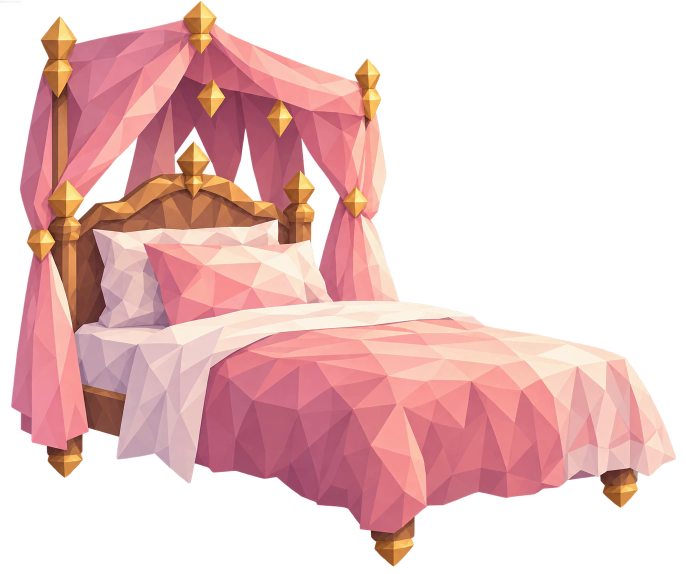
#> input picture assets/room/bed.png, 1371 x 1148 px (shown at 1/2 size)
$ python room-assets.py ../assets/room/bed.png ../assets/room/bed.png
#> lines starting #> are read from the running program, lines starting #| are printed output that depends on the picture; after the words box and inside, x2 and y2 are one past the last pixel; in counts of white or black regions, pixels touching at a corner belong together
"""Cuts an ordered piece of furniture to its own edges and puts it in assets/room/.

    python -X utf8 scripts/room-assets.py art-orders/2026-10-04/furniture/bed/bed.png bed

The drawing comes back on a large canvas with a soft, half-transparent rim. The rim is
cut hard (a glow around a bookcase reads as light on a dark wall), stray specks are
dropped, and the canvas is trimmed to the piece — so its place in lib/room.ts is the
piece itself, not a canvas with a piece somewhere in it. Prints the aspect to put in
lib/furnitureArt.ts.
"""
import sys
from collections import deque
from pathlib import Path

import numpy as np
from PIL import Image

LONG_SIDE = 768  # plenty: the widest piece is under half of a phone-wide scene


def without_specks(solid: np.ndarray) -> np.ndarray:
    """Drops islands far smaller than the piece: leftovers of the generator's background."""
    labels = np.zeros(solid.shape, dtype=np.int32)
    sizes = [0]
    height, width = solid.shape
    for y, x in zip(*np.nonzero(solid)):
        if labels[y, x]:
            continue
        label = len(sizes)
        labels[y, x] = label
        size, queue = 0, deque([(y, x)])
        while queue:
            cy, cx = queue.popleft()
            size += 1
            for ny, nx in ((cy - 1, cx), (cy + 1, cx), (cy, cx - 1), (cy, cx + 1)):
                if 0 <= ny < height and 0 <= nx < width and solid[ny, nx] and not labels[ny, nx]:
                    labels[ny, nx] = label
                    queue.append((ny, nx))
        sizes.append(size)
    keep = [label for label, size in enumerate(sizes) if label and size >= max(sizes) * 0.002]
    return np.isin(labels, keep)


def main() -> None:
    src, piece = Path(sys.argv[1]), sys.argv[2]
    art = Image.open(src).convert('RGBA')
#> art is the input picture: PIL image 1371x1148 RGBA; mean R, G, B, A 113, 75.3, 74.4, 125.9
    px = np.array(art)
    solid = px[..., 3] >= 128
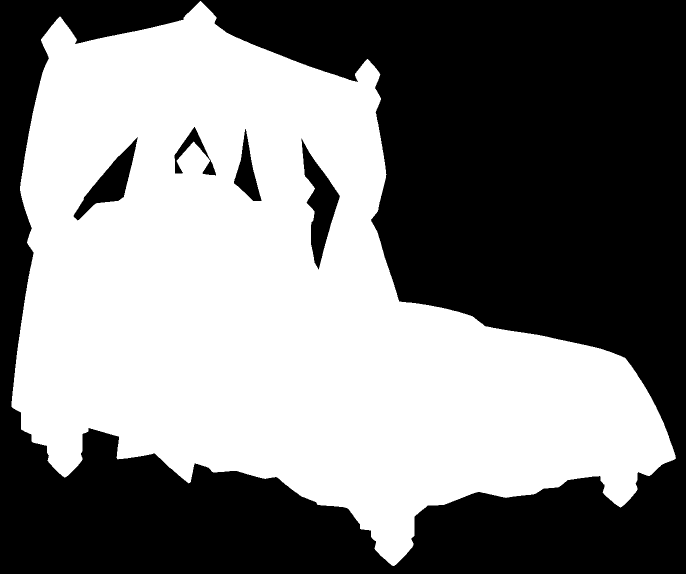
#> solid: shape (1148, 1371) bool (shown at 1/2 size); 49.8% white; 1 white region, box (x1, y1, x2, y2) and area: (23, 2, 1352, 1132) 783653

    solid = without_specks(solid)
#> the loop in without_specks, `for y, x in zip(*np.nonzero(solid)):` made 783653 passes
#> (y, x) on passes 2 to 4: (2, 401), (3, 399), (3, 400)
#> after the loop in without_specks, `for y, x in zip(*np.nonzero(solid)):`: sizes = [0, 783653]
#> in without_specks, `keep = [label for label, size in enumerate(sizes) if label and size >=..`: keep = [1]

    corners = [solid[0, 0], solid[0, -1], solid[-1, 0], solid[-1, -1]]
#> corners = [False, False, False, False]
    if all(corners):
        sys.exit(f'{src}: the background is not transparent')

    px[..., 3] = np.where(solid, 255, 0)
    px[~solid, :3] = 0
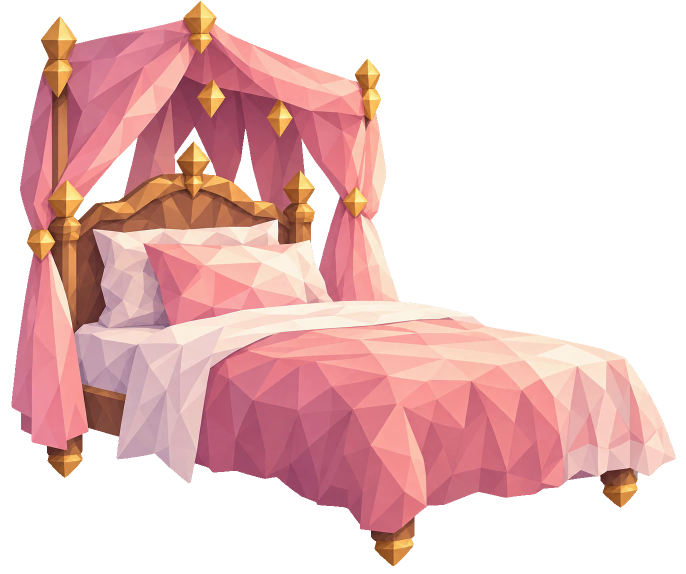
#> px: shape (1148, 1371, 4) (shown at 1/2 size); mean R, G, B, A 107.1, 70.8, 70.2, 127; transparent parts drawn white
    ys, xs = np.nonzero(solid)
    cut = Image.fromarray(px).crop((xs.min(), ys.min(), xs.max() + 1, ys.max() + 1))
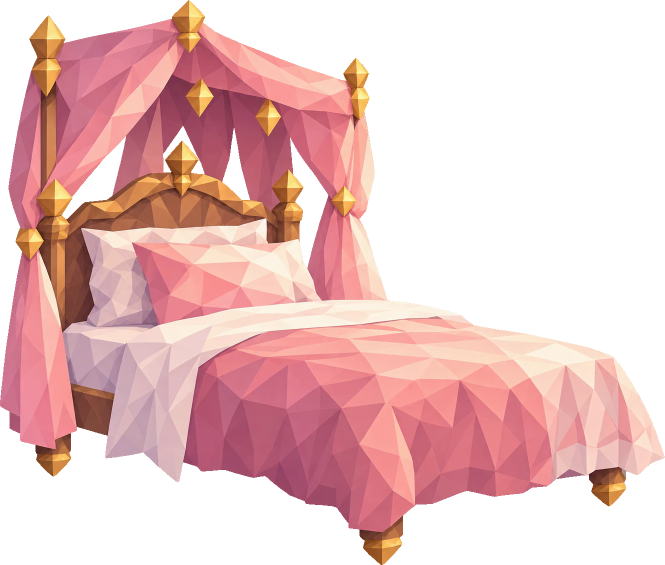
#> cut: PIL image 1329x1130 RGBA (shown at 1/2 size); mean R, G, B, A 112.2, 74.2, 73.6, 133.1; transparent parts drawn white
    scale = LONG_SIDE / max(cut.size)
#> scale = 0.578
    if scale < 1:
        cut = cut.resize((round(cut.width * scale), round(cut.height * scale)), Image.LANCZOS)
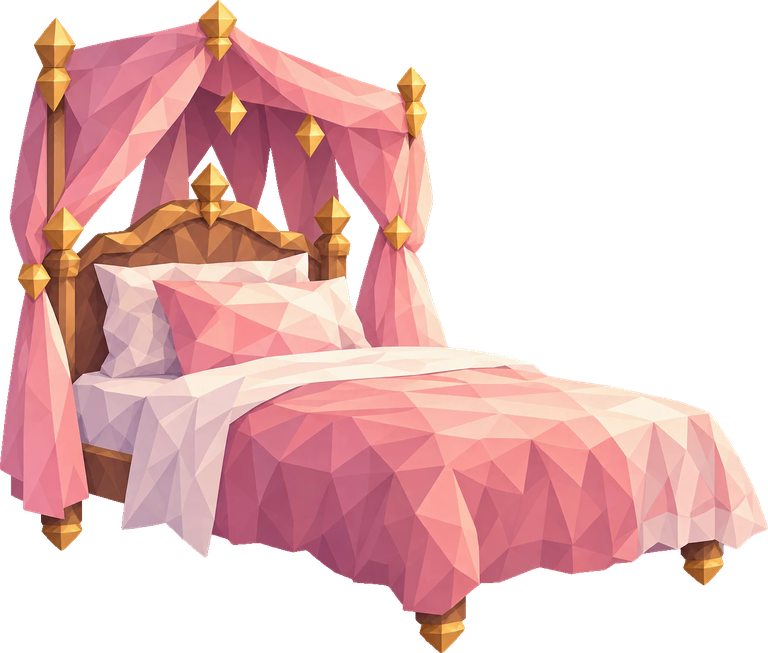
#> cut: PIL image 768x653 RGBA; mean R, G, B, A 114.6, 75.8, 75.1, 133.1; transparent parts drawn white
    out = Path('assets/room') / f'{piece}.png'
    cut.save(out, optimize=True)
    print(f'{out}: {cut.width} x {cut.height}, aspect {cut.width} / {cut.height}')
#| assets/room/../assets/room/bed.png.png: 768 x 653, aspect 768 / 653


if __name__ == '__main__':
    main()

$ run again, with assets/room/chandelier.png copied over assets/room/bed.png
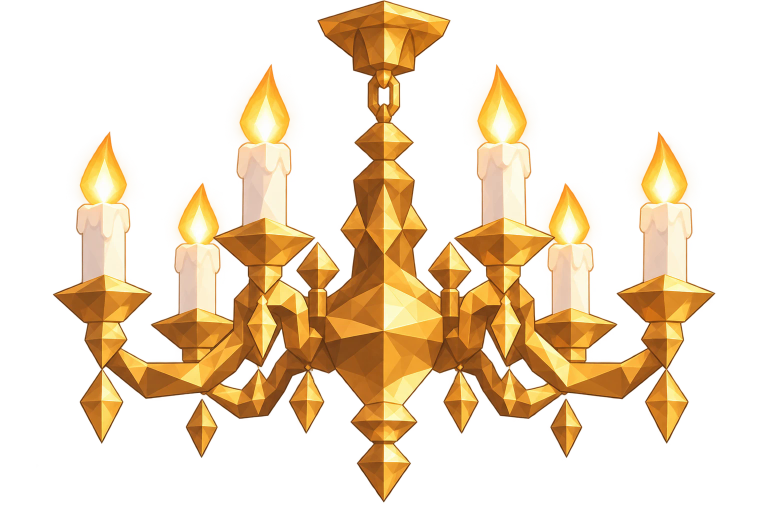
#> input picture assets/room/chandelier.png, 1536 x 1024 px (shown at 1/2 size)
#> in main, art is the input picture: PIL image 1536x1024 RGBA; mean R, G, B, A 87.2, 64.2, 33.2, 79.4
#> solid: shape (1024, 1536) bool; 31.3% white; 3 white regions, box (x1, y1, x2, y2) and area: (106, 1, 1430, 1004) 484768, (372, 798, 435, 915) 3902, (1101, 798, 1164, 915) 3898
#> the loop in without_specks, `for y, x in zip(*np.nonzero(solid)):` made 492568 passes
#> (y, x) on passes 2 to 4: (1, 766), (1, 767), (1, 768)
#> after the loop in without_specks, `for y, x in zip(*np.nonzero(solid)):`:
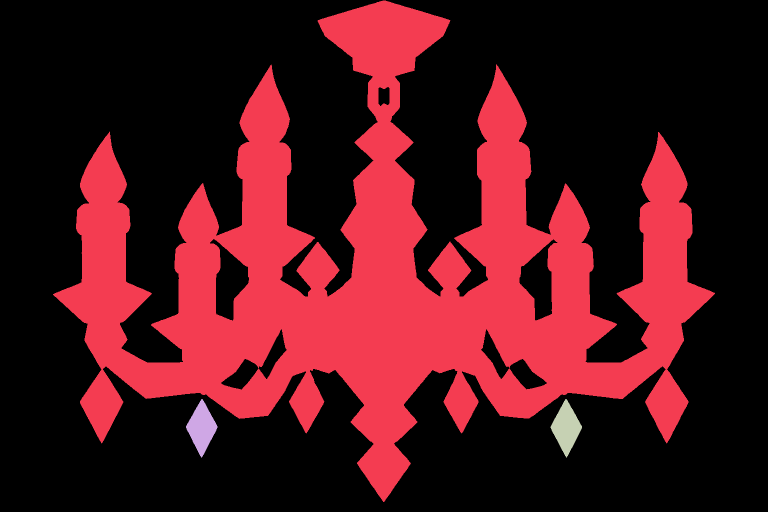
#> labels: shape (1024, 1536) int32 (shown at 1/2 size); 4 distinct labels, from 0 to 3; one colour per label, 0 black
#> after the loop in without_specks, `for y, x in zip(*np.nonzero(solid)):`: sizes = [0, 484768, 3902, 3898]
#> keep = [1, 2, 3]
#> corners = [False, False, False, False]
#> in main, `cut = cut.resize((round(cut.width * scale), round(cut.height * scale))..`:
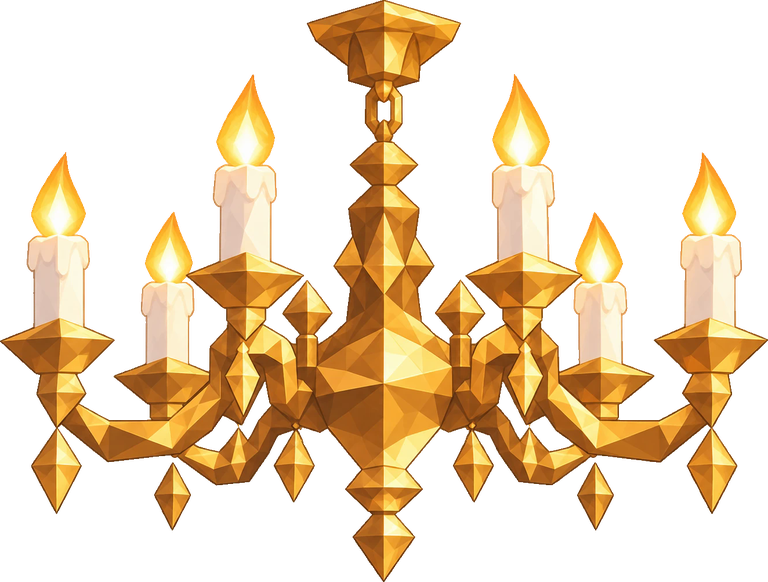
#> cut: PIL image 768x582 RGBA; mean R, G, B, A 81.8, 59.5, 29.6, 94.6; transparent parts drawn white
#| assets/room/../assets/room/bed.png.png: 768 x 582, aspect 768 / 582

$ run again, with assets/room/curtain.png copied over assets/room/bed.png
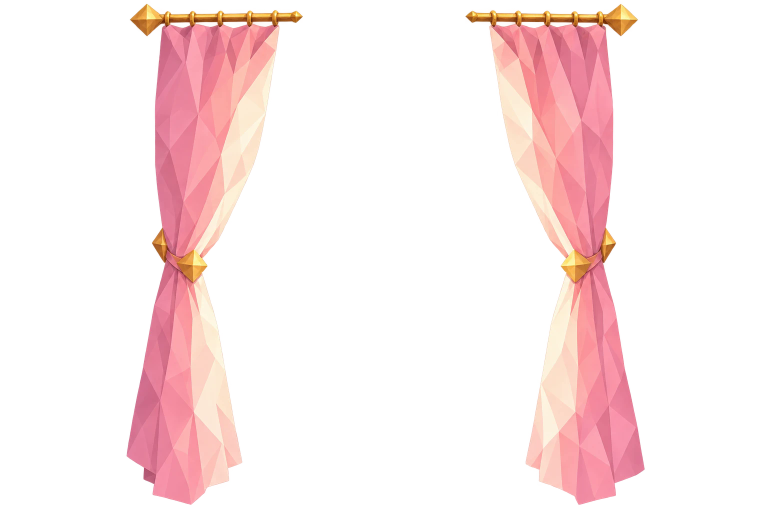
#> input picture assets/room/curtain.png, 1536 x 1024 px (shown at 1/2 size)
#> in main, art is the input picture: PIL image 1536x1024 RGBA; mean R, G, B, A 59, 40.5, 40.2, 55.2
#> solid: shape (1024, 1536) bool; 21.8% white; 2 white regions, box (x1, y1, x2, y2) and area: (931, 8, 1289, 1010) 171891, (253, 8, 605, 1009) 171245
#> the loop in without_specks, `for y, x in zip(*np.nonzero(solid)):` made 343136 passes
#> (y, x) on passes 2, 4, 5: (8, 294), (8, 1242), (9, 292)
#> after the loop in without_specks, `for y, x in zip(*np.nonzero(solid)):`:
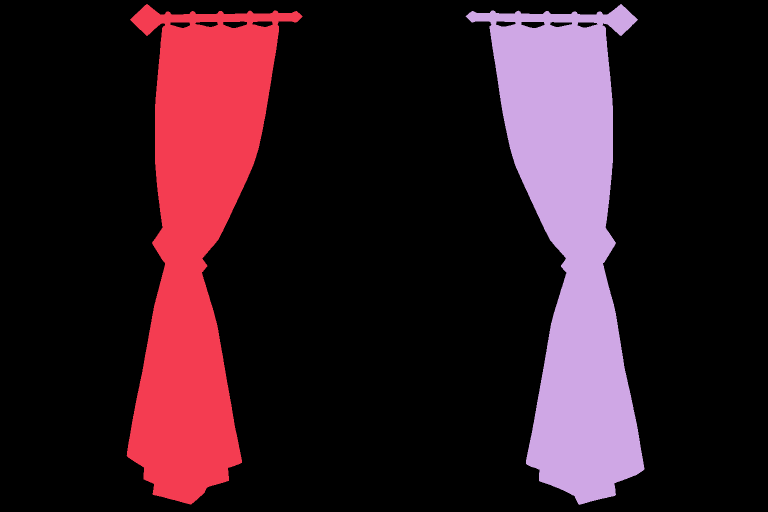
#> labels: shape (1024, 1536) int32 (shown at 1/2 size); 3 distinct labels, from 0 to 2; one colour per label, 0 black
#> after the loop in without_specks, `for y, x in zip(*np.nonzero(solid)):`: sizes = [0, 171245, 171891]
#> keep = [1, 2]
#> corners = [False, False, False, False]
#> in main, `cut = cut.resize((round(cut.width * scale), round(cut.height * scale))..`:
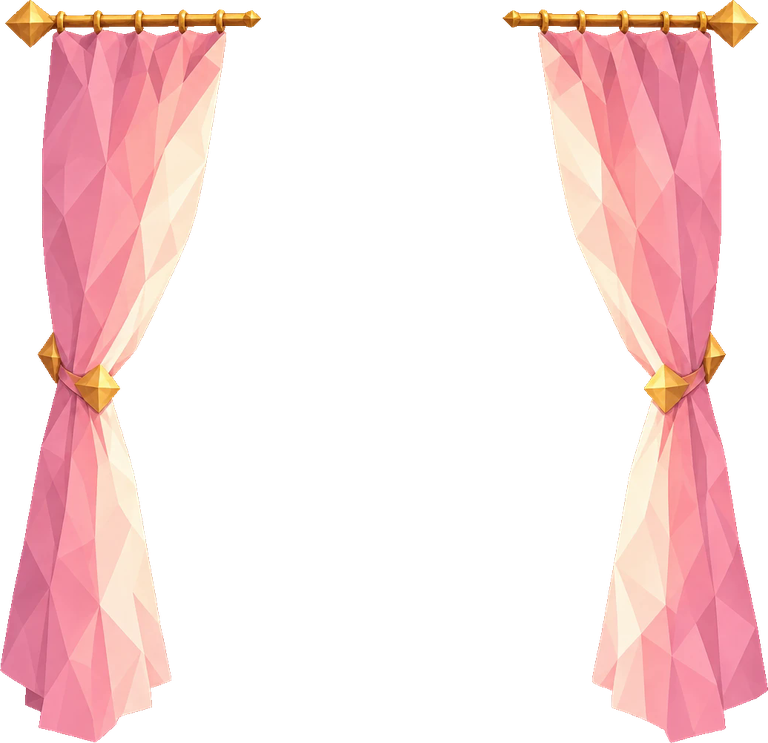
#> cut: PIL image 768x743 RGBA; mean R, G, B, A 81.9, 55.1, 55, 84.3; transparent parts drawn white
#| assets/room/../assets/room/bed.png.png: 768 x 743, aspect 768 / 743
